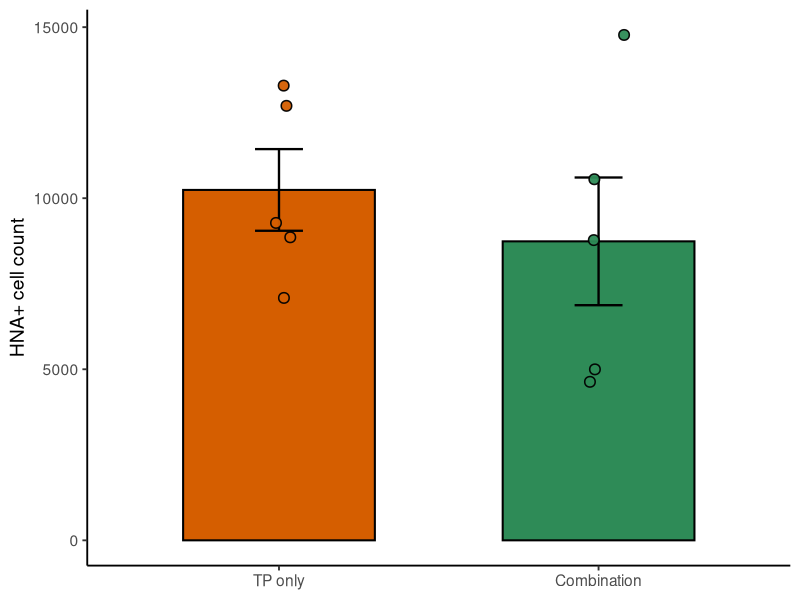

The R script that drew this image:
# ============================================================
# HNA+ cell count (engraftment) : TP only vs Combination
#  - Summary stats
#  - Mann–Whitney U test (Wilcoxon rank-sum)
#  - Bar plot (mean ± SEM) + individual dots
#    * TP left (muted orange), Combination right (green)
#    * Bars: black outline
#    * Dots: same color + black outline (shape 21)
# ============================================================

library(tidyverse)

# ----------------------------
# data
# ----------------------------
tp   <- c(13323, 12696, 8865, 9268, 7060)
comb <- c(14727, 8744, 4635, 10548, 5043)

# ----------------------------
# 1) descriptive statistics
# ----------------------------
summary_stats <- function(x){
  c(
    n      = length(x),
    mean   = mean(x),
    sd     = sd(x),
    median = median(x),
    q1     = as.numeric(quantile(x, 0.25, names = FALSE)),
    q3     = as.numeric(quantile(x, 0.75, names = FALSE))
  )
}

rbind(
  `TP only`     = summary_stats(tp),
  Combination   = summary_stats(comb)
)

# ----------------------------
# 2) Mann–Whitney U test
# ----------------------------
wilcox.test(comb, tp,
            alternative = "two.sided",
            exact = FALSE,
            correct = FALSE)

# ----------------------------
# 3) plot data frame
# ----------------------------
df <- tibble(
  group = factor(rep(c("TP only", "Combination"), each = 5),
                 levels = c("TP only", "Combination")),
  value = c(tp, comb)
)

# mean ± SEM
sum_df <- df %>%
  group_by(group) %>%
  summarise(
    mean = mean(value),
    sem  = sd(value) / sqrt(n()),
    .groups = "drop"
  )

# colors (match your style)
cols <- c(
  "TP only"     = "#D55E00",  # muted orange
  "Combination" = "#2E8B57"   # green
)

# ----------------------------
# 4) bar + dots (same design)
# ----------------------------
p <- ggplot(sum_df, aes(x = group, y = mean, fill = group)) +
  geom_col(width = 0.6, color = "black", linewidth = 0.7) +
  geom_errorbar(aes(ymin = mean - sem, ymax = mean + sem),
                width = 0.15, linewidth = 0.8) +
  geom_jitter(
    data = df,
    aes(x = group, y = value, fill = group),
    width = 0.08, size = 3,
    shape = 21, color = "black", stroke = 0.8, alpha = 0.95
  ) +
  scale_fill_manual(values = cols) +
  labs(
    x = NULL,
    y = "HNA+ cell count"
  ) +
  theme_classic(base_size = 14) +
  theme(legend.position = "none")

print(p)
